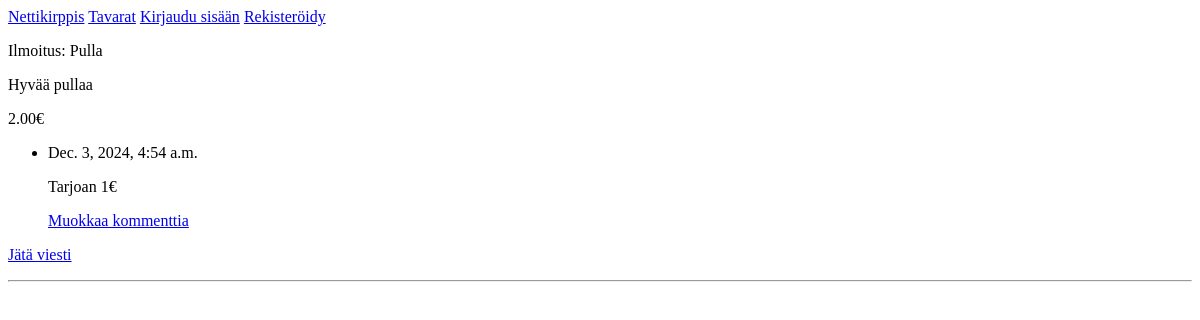
Page /items/3 on the earlier database version.
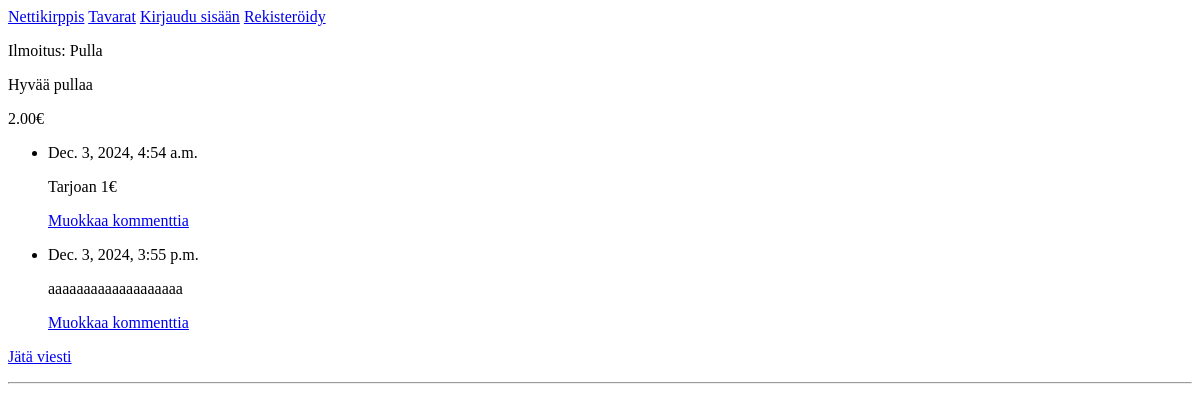
Same page on the later database version.
### nettikirppis/models.py (models this page shows, shortened)
class Comment(models.Model):
    item = models.ForeignKey(Item, on_delete=models.CASCADE)
    text = models.TextField()
    date_added = models.DateTimeField(auto_now_add=True)
    visible = models.BooleanField(default=True)
    owner=models.ForeignKey(User, on_delete=models.CASCADE)

### nettikirppis/views.py (the view)
# urls.py: path('items/<int:item_id>', views.item, name='item'),
def item(request, item_id):
    item = Item.objects.get(id=item_id)
    comments = item.comment_set.order_by('date_added')
    context = {'item':item, 'comments':comments}
    return render(request, 'nettikirppis/item.html', context)

### nettikirppis/templates/nettikirppis/item.html
{% extends 'nettikirppis/base.html' %}
{% block content %}
<p>Ilmoitus: {{item.name}}</p>
<p>{{ item.description }}</p>
<p>{{ item.price }}€</p>
<ul>
    {% for comment in comments %}
    <li>
        <p>{{ comment.date_added }}</p>
        <p>{{ comment.text }}</p>
        <p>
            <a href="{% url 'nettikirppis:edit_comment' comment.id %}">
                Muokkaa kommenttia
            </a>
        </p>
    </li>
    {% empty %}
    <p></p>
    {% endfor %}
</ul>
<p>
    <a href="{% url 'nettikirppis:new_comment' item.id %}">Jätä viesti</a>
</p>
{% endblock content %}

Differences in the rows shown:
added Comment: date_added "Dec. 3, 2024, 3:55 p.m.", text "aaaaaaaaaaaaaaaaaaa"
